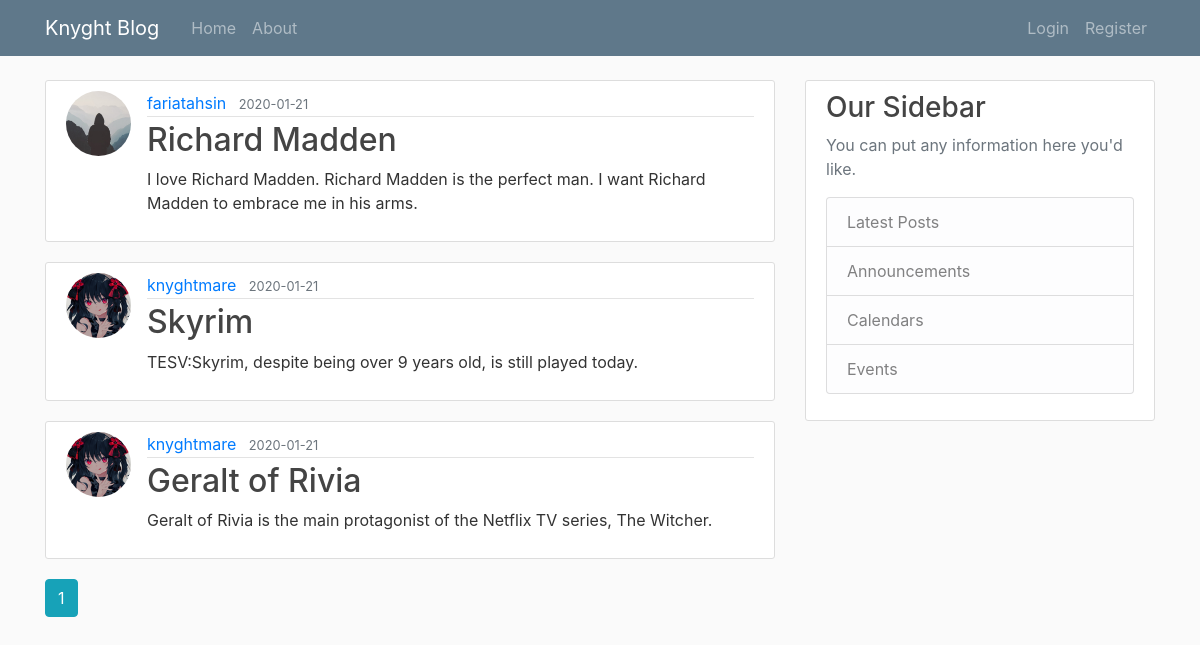
Page /home on the earlier database version.
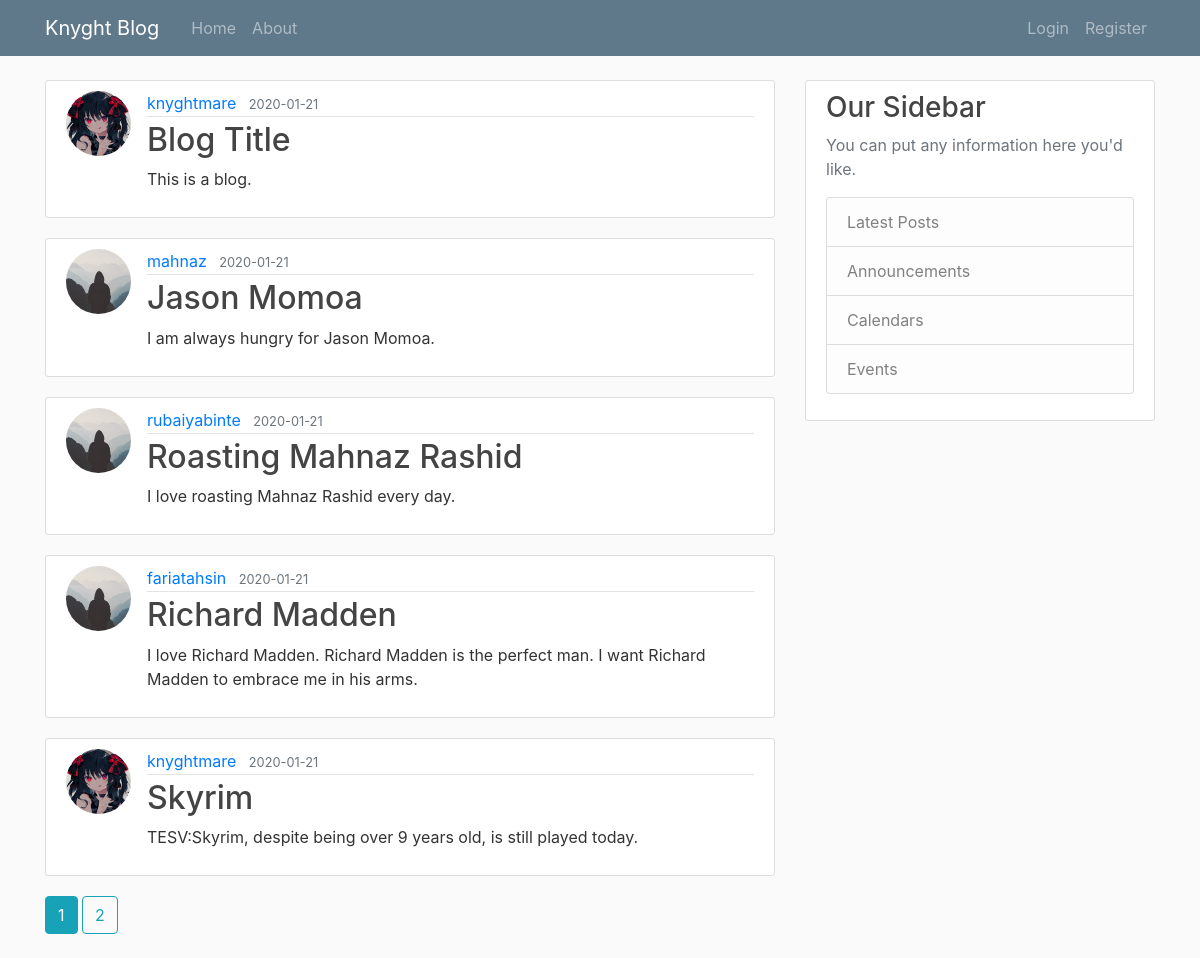
Same page on the later database version.
### knyghtblog/models.py (models this page shows, shortened)
class Post(db.Model):
    id = db.Column(db.Integer, primary_key=True)
    title = db.Column(db.String(100), nullable=False)
    date_posted = db.Column(db.DateTime, nullable=False, default=datetime.utcnow)
    content = db.Column(db.Text, nullable=False)
    user_id = db.Column(db.Integer, db.ForeignKey('user.id'), nullable=False)

class User(db.Model, UserMixin):
    id = db.Column(db.Integer, primary_key=True)
    username = db.Column(db.String(20), unique=True, nullable=False)
    email = db.Column(db.String(120), unique=True, nullable=False)
    image_file = db.Column(db.String(20), nullable=False, default='default.jpg')
    password = db.Column(db.String(60), nullable=False)
    posts = db.relationship('Post', backref='author', lazy=True)

### knyghtblog/routes.py (the view)
@app.route('/')
@app.route('/home')
def home():
    page = request.args.get('page', 1, type=int)
    posts = Post.query.order_by(
        Post.date_posted.desc()).paginate(page=page, per_page=5)
    return render_template('home.html', posts=posts)

### knyghtblog/templates/home.html (shortened to what this page needs)
{% extends 'base.html' %}
{% block content %}
    {% for post in posts.items %}
        <article class="media content-section">
          <img class="rounded-circle article-img"
            src="{{ url_for('static', filename='profile-pictures/' + post.author.image_file) }}">
          <div class="media-body">
            <div class="article-metadata">
              <a class="mr-2"
                href="{{ url_for('user_posts', username=post.author.username) }}">{{ post.author.username }}</a>
              <small class="text-muted">{{ post.date_posted.strftime('%Y-%m-%d') }}</small>
            </div>
            <h2><a class="article-title" href="{{ url_for('post', post_id=post.id) }}">{{ post.title }}</a></h2>
            <p class="article-content">{{ post.content }}</p>
          </div>
        </article>
    {% endfor %}
    {% for page_num in posts.iter_pages(left_edge=1, right_edge=1, left_current=1, right_current=2) %}
      {% if page_num %}
        {% if posts.page == page_num %}
          <a class="btn btn-info mb-4" href="{{ url_for('home', page=page_num) }}">{{ page_num }}</a>
        {% else %}
          <a class="btn btn-outline-info mb-4" href="{{ url_for('home', page=page_num) }}">{{ page_num }}</a>
        {% endif %}
      {% else %}
        ...
      {% endif %}
    {% endfor %}
{% endblock %}

### knyghtblog/templates/base.html (shortened to what this page needs)
<!DOCTYPE html>
<html lang="en" dir="ltr">
  <head>
    <link rel="stylesheet" href="https://maxcdn.bootstrapcdn.com/bootstrap/4.0.0/css/bootstrap.min.css">
    <link rel="stylesheet" type="text/css" href="{{ url_for('static', filename='main.css') }}">
  </head>
  <body>
    <header>
        <nav class="navbar navbar-expand-md navbar-dark bg-steel fixed-top">
          <div class="container">
            <a class="navbar-brand mr-4" href="{{ url_for('home') }}">Knyght Blog</a>
            <div class="collapse navbar-collapse" id="navbarToggle">
              <div class="navbar-nav mr-auto">
                <a class="nav-item nav-link" href="{{ url_for('home') }}">Home</a>
                <a class="nav-item nav-link" href="{{ url_for('about') }}">About</a>
              </div>
              <div class="navbar-nav">
                {% if current_user.is_authenticated %}
                    <a class="nav-item nav-link" href="{{ url_for('new_post') }}">New Post</a>
                    <a class="nav-item nav-link" href="{{ url_for('account') }}">Account</a>
                    <a class="nav-item nav-link" href="{{ url_for('logout') }}">Logout</a>
                {% else %}
                    <a class="nav-item nav-link" href="{{ url_for('login') }}">Login</a>
                    <a class="nav-item nav-link" href="{{ url_for('register') }}">Register</a>
                {% endif %}
              </div>
            </div>
          </div>
        </nav>
    </header>
    <main role="main" class="container">
      <div class="row">
        <div class="col-md-8">
          {% block content %}{% endblock %}
        </div>
        <div class="col-md-4">
          <div class="content-section">
            <h3>Our Sidebar</h3>
            <p class='text-muted'>You can put any information here you'd like.
              <ul class="list-group">
                <li class="list-group-item list-group-item-light">Latest Posts</li>
                <li class="list-group-item list-group-item-light">Announcements</li>
                <li class="list-group-item list-group-item-light">Calendars</li>
                <li class="list-group-item list-group-item-light">Events</li>
              </ul>
            </p>
          </div>
        </div>
      </div>
    </main>
  </body>
</html>

### knyghtblog/static/main.css (style rules this page uses)
body { background: #fafafa; color: #333333; margin-top: 5rem; }
h1, h2, h3, h4, h5, h6 { color: #444444; }
.bg-steel { background-color: #5f788a; }
.content-section { background: #ffffff; padding: 10px 20px; border: 1px solid #dddddd; border-radius: 3px; margin-bottom: 20px; }
.article-title { color: #444444; }
.article-content { white-space: pre-line; }
.article-img { height: 65px; width: 65px; margin-right: 16px; }
.article-metadata { padding-bottom: 1px; margin-bottom: 4px; border-bottom: 1px solid #e3e3e3 }

Differences in the rows shown:
no longer on this page (row unchanged): Post: image_file (picture), author.username "knyghtmare", date_posted "2020-01-21", title "Geralt of Rivia", content "Geralt of Rivia is the main protagonist of the Netflix TV series, The Witcher."
added Post: image_file (picture), author.username "knyghtmare", date_posted "2020-01-21", title "Blog Title", content "This is a blog."
added Post: image_file (placeholder picture), author.username "mahnaz", date_posted "2020-01-21", title "Jason Momoa", content "I am always hungry for Jason Momoa."
added Post: image_file (placeholder picture), author.username "rubaiyabinte", date_posted "2020-01-21", title "Roasting Mahnaz Rashid", content "I love roasting Mahnaz Rashid every day."
Other differences:
new list line: "2"
